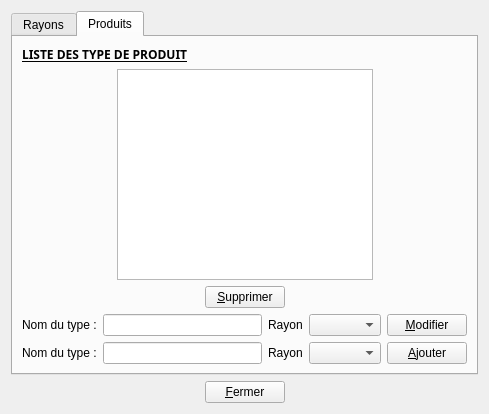
<?xml version="1.0" encoding="UTF-8"?>
<ui version="4.0">
 <class>gestion</class>
 <widget class="QDialog" name="gestion">
  <property name="geometry">
   <rect>
    <x>0</x>
    <y>0</y>
    <width>489</width>
    <height>414</height>
   </rect>
  </property>
  <property name="windowTitle">
   <string>Gestion des rayons et des produits</string>
  </property>
  <layout class="QVBoxLayout" name="verticalLayout_6">
   <item>
    <widget class="QTabWidget" name="tabWidget">
     <property name="currentIndex">
      <number>1</number>
     </property>
     <widget class="QWidget" name="tab">
      <attribute name="title">
       <string>Rayons</string>
      </attribute>
      <layout class="QVBoxLayout" name="verticalLayout_5">
       <item>
        <widget class="QLabel" name="label_2">
         <property name="enabled">
          <bool>true</bool>
         </property>
         <property name="palette">
          <palette>
           <active>
            <colorrole role="WindowText">
             <brush brushstyle="SolidPattern">
              <color alpha="255">
               <red>0</red>
               <green>0</green>
               <blue>0</blue>
              </color>
             </brush>
            </colorrole>
            <colorrole role="Button">
             <brush brushstyle="SolidPattern">
              <color alpha="255">
               <red>237</red>
               <green>0</green>
               <blue>4</blue>
              </color>
             </brush>
            </colorrole>
            <colorrole role="Light">
             <brush brushstyle="SolidPattern">
              <color alpha="255">
               <red>255</red>
               <green>100</green>
               <blue>103</blue>
              </color>
             </brush>
            </colorrole>
            <colorrole role="Midlight">
             <brush brushstyle="SolidPattern">
              <color alpha="255">
               <red>246</red>
               <green>50</green>
               <blue>53</blue>
              </color>
             </brush>
            </colorrole>
            <colorrole role="Dark">
             <brush brushstyle="SolidPattern">
              <color alpha="255">
               <red>118</red>
               <green>0</green>
               <blue>2</blue>
              </color>
             </brush>
            </colorrole>
            <colorrole role="Mid">
             <brush brushstyle="SolidPattern">
              <color alpha="255">
               <red>158</red>
               <green>0</green>
               <blue>2</blue>
              </color>
             </brush>
            </colorrole>
            <colorrole role="Text">
             <brush brushstyle="SolidPattern">
              <color alpha="255">
               <red>0</red>
               <green>0</green>
               <blue>0</blue>
              </color>
             </brush>
            </colorrole>
            <colorrole role="BrightText">
             <brush brushstyle="SolidPattern">
              <color alpha="255">
               <red>255</red>
               <green>255</green>
               <blue>255</blue>
              </color>
             </brush>
            </colorrole>
            <colorrole role="ButtonText">
             <brush brushstyle="SolidPattern">
              <color alpha="255">
               <red>0</red>
               <green>0</green>
               <blue>0</blue>
              </color>
             </brush>
            </colorrole>
            <colorrole role="Base">
             <brush brushstyle="SolidPattern">
              <color alpha="255">
               <red>255</red>
               <green>255</green>
               <blue>255</blue>
              </color>
             </brush>
            </colorrole>
            <colorrole role="Window">
             <brush brushstyle="SolidPattern">
              <color alpha="255">
               <red>237</red>
               <green>0</green>
               <blue>4</blue>
              </color>
             </brush>
            </colorrole>
            <colorrole role="Shadow">
             <brush brushstyle="SolidPattern">
              <color alpha="255">
               <red>0</red>
               <green>0</green>
               <blue>0</blue>
              </color>
             </brush>
            </colorrole>
            <colorrole role="AlternateBase">
             <brush brushstyle="SolidPattern">
              <color alpha="255">
               <red>246</red>
               <green>127</green>
               <blue>129</blue>
              </color>
             </brush>
            </colorrole>
            <colorrole role="ToolTipBase">
             <brush brushstyle="SolidPattern">
              <color alpha="255">
               <red>255</red>
               <green>255</green>
               <blue>220</blue>
              </color>
             </brush>
            </colorrole>
            <colorrole role="ToolTipText">
             <brush brushstyle="SolidPattern">
              <color alpha="255">
               <red>0</red>
               <green>0</green>
               <blue>0</blue>
              </color>
             </brush>
            </colorrole>
           </active>
           <inactive>
            <colorrole role="WindowText">
             <brush brushstyle="SolidPattern">
              <color alpha="255">
               <red>0</red>
               <green>0</green>
               <blue>0</blue>
              </color>
             </brush>
            </colorrole>
            <colorrole role="Button">
             <brush brushstyle="SolidPattern">
              <color alpha="255">
               <red>237</red>
               <green>0</green>
               <blue>4</blue>
              </color>
             </brush>
            </colorrole>
            <colorrole role="Light">
             <brush brushstyle="SolidPattern">
              <color alpha="255">
               <red>255</red>
               <green>100</green>
               <blue>103</blue>
              </color>
             </brush>
            </colorrole>
            <colorrole role="Midlight">
             <brush brushstyle="SolidPattern">
              <color alpha="255">
               <red>246</red>
               <green>50</green>
               <blue>53</blue>
              </color>
             </brush>
            </colorrole>
            <colorrole role="Dark">
             <brush brushstyle="SolidPattern">
              <color alpha="255">
               <red>118</red>
               <green>0</green>
               <blue>2</blue>
              </color>
             </brush>
            </colorrole>
            <colorrole role="Mid">
             <brush brushstyle="SolidPattern">
              <color alpha="255">
               <red>158</red>
               <green>0</green>
               <blue>2</blue>
              </color>
             </brush>
            </colorrole>
            <colorrole role="Text">
             <brush brushstyle="SolidPattern">
              <color alpha="255">
               <red>0</red>
               <green>0</green>
               <blue>0</blue>
              </color>
             </brush>
            </colorrole>
            <colorrole role="BrightText">
             <brush brushstyle="SolidPattern">
              <color alpha="255">
               <red>255</red>
               <green>255</green>
               <blue>255</blue>
              </color>
             </brush>
            </colorrole>
            <colorrole role="ButtonText">
             <brush brushstyle="SolidPattern">
              <color alpha="255">
               <red>0</red>
               <green>0</green>
               <blue>0</blue>
              </color>
             </brush>
            </colorrole>
            <colorrole role="Base">
             <brush brushstyle="SolidPattern">
              <color alpha="255">
               <red>255</red>
               <green>255</green>
               <blue>255</blue>
              </color>
             </brush>
            </colorrole>
            <colorrole role="Window">
             <brush brushstyle="SolidPattern">
              <color alpha="255">
               <red>237</red>
               <green>0</green>
               <blue>4</blue>
              </color>
             </brush>
            </colorrole>
            <colorrole role="Shadow">
             <brush brushstyle="SolidPattern">
              <color alpha="255">
               <red>0</red>
               <green>0</green>
               <blue>0</blue>
              </color>
             </brush>
            </colorrole>
            <colorrole role="AlternateBase">
             <brush brushstyle="SolidPattern">
              <color alpha="255">
               <red>246</red>
               <green>127</green>
               <blue>129</blue>
              </color>
             </brush>
            </colorrole>
            <colorrole role="ToolTipBase">
             <brush brushstyle="SolidPattern">
              <color alpha="255">
               <red>255</red>
               <green>255</green>
               <blue>220</blue>
              </color>
             </brush>
            </colorrole>
            <colorrole role="ToolTipText">
             <brush brushstyle="SolidPattern">
              <color alpha="255">
               <red>0</red>
               <green>0</green>
               <blue>0</blue>
              </color>
             </brush>
            </colorrole>
           </inactive>
           <disabled>
            <colorrole role="WindowText">
             <brush brushstyle="SolidPattern">
              <color alpha="255">
               <red>118</red>
               <green>0</green>
               <blue>2</blue>
              </color>
             </brush>
            </colorrole>
            <colorrole role="Button">
             <brush brushstyle="SolidPattern">
              <color alpha="255">
               <red>237</red>
               <green>0</green>
               <blue>4</blue>
              </color>
             </brush>
            </colorrole>
            <colorrole role="Light">
             <brush brushstyle="SolidPattern">
              <color alpha="255">
               <red>255</red>
               <green>100</green>
               <blue>103</blue>
              </color>
             </brush>
            </colorrole>
            <colorrole role="Midlight">
             <brush brushstyle="SolidPattern">
              <color alpha="255">
               <red>246</red>
               <green>50</green>
               <blue>53</blue>
              </color>
             </brush>
            </colorrole>
            <colorrole role="Dark">
             <brush brushstyle="SolidPattern">
              <color alpha="255">
               <red>118</red>
               <green>0</green>
               <blue>2</blue>
              </color>
             </brush>
            </colorrole>
            <colorrole role="Mid">
             <brush brushstyle="SolidPattern">
              <color alpha="255">
               <red>158</red>
               <green>0</green>
               <blue>2</blue>
              </color>
             </brush>
            </colorrole>
            <colorrole role="Text">
             <brush brushstyle="SolidPattern">
              <color alpha="255">
               <red>118</red>
               <green>0</green>
               <blue>2</blue>
              </color>
             </brush>
            </colorrole>
            <colorrole role="BrightText">
             <brush brushstyle="SolidPattern">
              <color alpha="255">
               <red>255</red>
               <green>255</green>
               <blue>255</blue>
              </color>
             </brush>
            </colorrole>
            <colorrole role="ButtonText">
             <brush brushstyle="SolidPattern">
              <color alpha="255">
               <red>118</red>
               <green>0</green>
               <blue>2</blue>
              </color>
             </brush>
            </colorrole>
            <colorrole role="Base">
             <brush brushstyle="SolidPattern">
              <color alpha="255">
               <red>237</red>
               <green>0</green>
               <blue>4</blue>
              </color>
             </brush>
            </colorrole>
            <colorrole role="Window">
             <brush brushstyle="SolidPattern">
              <color alpha="255">
               <red>237</red>
               <green>0</green>
               <blue>4</blue>
              </color>
             </brush>
            </colorrole>
            <colorrole role="Shadow">
             <brush brushstyle="SolidPattern">
              <color alpha="255">
               <red>0</red>
               <green>0</green>
               <blue>0</blue>
              </color>
             </brush>
            </colorrole>
            <colorrole role="AlternateBase">
             <brush brushstyle="SolidPattern">
              <color alpha="255">
               <red>237</red>
               <green>0</green>
               <blue>4</blue>
              </color>
             </brush>
            </colorrole>
            <colorrole role="ToolTipBase">
             <brush brushstyle="SolidPattern">
              <color alpha="255">
               <red>255</red>
               <green>255</green>
               <blue>220</blue>
              </color>
             </brush>
            </colorrole>
            <colorrole role="ToolTipText">
             <brush brushstyle="SolidPattern">
              <color alpha="255">
               <red>0</red>
               <green>0</green>
               <blue>0</blue>
              </color>
             </brush>
            </colorrole>
           </disabled>
          </palette>
         </property>
         <property name="font">
          <font>
           <family>Yu Gothic UI Semibold</family>
           <weight>75</weight>
           <bold>true</bold>
           <underline>true</underline>
          </font>
         </property>
         <property name="lineWidth">
          <number>1</number>
         </property>
         <property name="text">
          <string>LISTE DES RAYONS</string>
         </property>
         <property name="textFormat">
          <enum>Qt::PlainText</enum>
         </property>
        </widget>
       </item>
       <item>
        <layout class="QHBoxLayout" name="horizontalLayout_3">
         <item>
          <spacer name="horizontalSpacer_6">
           <property name="orientation">
            <enum>Qt::Horizontal</enum>
           </property>
           <property name="sizeHint" stdset="0">
            <size>
             <width>40</width>
             <height>20</height>
            </size>
           </property>
          </spacer>
         </item>
         <item>
          <widget class="QTableView" name="tableViewRayons"/>
         </item>
         <item>
          <spacer name="horizontalSpacer_5">
           <property name="orientation">
            <enum>Qt::Horizontal</enum>
           </property>
           <property name="sizeHint" stdset="0">
            <size>
             <width>40</width>
             <height>20</height>
            </size>
           </property>
          </spacer>
         </item>
         <item>
          <layout class="QVBoxLayout" name="verticalLayout_4"/>
         </item>
        </layout>
       </item>
       <item>
        <layout class="QHBoxLayout" name="horizontalLayout_10">
         <item>
          <spacer name="horizontalSpacer_15">
           <property name="orientation">
            <enum>Qt::Horizontal</enum>
           </property>
           <property name="sizeHint" stdset="0">
            <size>
             <width>40</width>
             <height>20</height>
            </size>
           </property>
          </spacer>
         </item>
         <item>
          <spacer name="horizontalSpacer_16">
           <property name="orientation">
            <enum>Qt::Horizontal</enum>
           </property>
           <property name="sizeHint" stdset="0">
            <size>
             <width>40</width>
             <height>20</height>
            </size>
           </property>
          </spacer>
         </item>
         <item>
          <widget class="QPushButton" name="pushButtonSupprimerRayons">
           <property name="text">
            <string>&amp;Supprimer</string>
           </property>
          </widget>
         </item>
         <item>
          <spacer name="horizontalSpacer_17">
           <property name="orientation">
            <enum>Qt::Horizontal</enum>
           </property>
           <property name="sizeHint" stdset="0">
            <size>
             <width>40</width>
             <height>20</height>
            </size>
           </property>
          </spacer>
         </item>
         <item>
          <spacer name="horizontalSpacer_18">
           <property name="orientation">
            <enum>Qt::Horizontal</enum>
           </property>
           <property name="sizeHint" stdset="0">
            <size>
             <width>40</width>
             <height>20</height>
            </size>
           </property>
          </spacer>
         </item>
        </layout>
       </item>
       <item>
        <layout class="QHBoxLayout" name="horizontalLayout_7">
         <item>
          <widget class="QLabel" name="label_4">
           <property name="text">
            <string>Nom du rayon :</string>
           </property>
          </widget>
         </item>
         <item>
          <widget class="QLineEdit" name="lineEditModifRayons"/>
         </item>
         <item>
          <widget class="QPushButton" name="pushButtonModifierRayons">
           <property name="text">
            <string>&amp;Modifier</string>
           </property>
          </widget>
         </item>
        </layout>
       </item>
       <item>
        <layout class="QHBoxLayout" name="horizontalLayout_2">
         <item>
          <widget class="QLabel" name="labelNomRayon">
           <property name="text">
            <string>Nom du rayon :</string>
           </property>
          </widget>
         </item>
         <item>
          <widget class="QLineEdit" name="lineEditRayons"/>
         </item>
         <item>
          <widget class="QPushButton" name="pushButtonAddRayons">
           <property name="text">
            <string>&amp;Ajouter</string>
           </property>
          </widget>
         </item>
        </layout>
       </item>
      </layout>
     </widget>
     <widget class="QWidget" name="tab_2">
      <attribute name="title">
       <string>Produits</string>
      </attribute>
      <layout class="QVBoxLayout" name="verticalLayout_8">
       <item>
        <layout class="QVBoxLayout" name="verticalLayout_7">
         <item>
          <widget class="QLabel" name="label">
           <property name="font">
            <font>
             <family>Yu Gothic Light</family>
             <weight>75</weight>
             <bold>true</bold>
             <underline>true</underline>
            </font>
           </property>
           <property name="text">
            <string>LISTE DES TYPE DE PRODUIT</string>
           </property>
          </widget>
         </item>
         <item>
          <layout class="QHBoxLayout" name="horizontalLayout">
           <item>
            <layout class="QVBoxLayout" name="verticalLayout_2">
             <item>
              <spacer name="horizontalSpacer_4">
               <property name="orientation">
                <enum>Qt::Horizontal</enum>
               </property>
               <property name="sizeHint" stdset="0">
                <size>
                 <width>40</width>
                 <height>20</height>
                </size>
               </property>
              </spacer>
             </item>
            </layout>
           </item>
           <item>
            <widget class="QTableView" name="tableViewProduits"/>
           </item>
           <item>
            <layout class="QVBoxLayout" name="verticalLayout_3">
             <item>
              <spacer name="horizontalSpacer_2">
               <property name="orientation">
                <enum>Qt::Horizontal</enum>
               </property>
               <property name="sizeHint" stdset="0">
                <size>
                 <width>40</width>
                 <height>20</height>
                </size>
               </property>
              </spacer>
             </item>
            </layout>
           </item>
           <item>
            <layout class="QVBoxLayout" name="verticalLayout"/>
           </item>
          </layout>
         </item>
        </layout>
       </item>
       <item>
        <layout class="QHBoxLayout" name="horizontalLayout_9">
         <item>
          <spacer name="horizontalSpacer">
           <property name="orientation">
            <enum>Qt::Horizontal</enum>
           </property>
           <property name="sizeHint" stdset="0">
            <size>
             <width>37</width>
             <height>17</height>
            </size>
           </property>
          </spacer>
         </item>
         <item>
          <spacer name="horizontalSpacer_8">
           <property name="orientation">
            <enum>Qt::Horizontal</enum>
           </property>
           <property name="sizeHint" stdset="0">
            <size>
             <width>40</width>
             <height>20</height>
            </size>
           </property>
          </spacer>
         </item>
         <item>
          <widget class="QPushButton" name="pushButtonSupprimerProduits">
           <property name="text">
            <string>&amp;Supprimer</string>
           </property>
          </widget>
         </item>
         <item>
          <spacer name="horizontalSpacer_7">
           <property name="orientation">
            <enum>Qt::Horizontal</enum>
           </property>
           <property name="sizeHint" stdset="0">
            <size>
             <width>40</width>
             <height>20</height>
            </size>
           </property>
          </spacer>
         </item>
         <item>
          <spacer name="horizontalSpacer_3">
           <property name="orientation">
            <enum>Qt::Horizontal</enum>
           </property>
           <property name="sizeHint" stdset="0">
            <size>
             <width>40</width>
             <height>20</height>
            </size>
           </property>
          </spacer>
         </item>
        </layout>
       </item>
       <item>
        <layout class="QHBoxLayout" name="horizontalLayout_6">
         <item>
          <widget class="QLabel" name="labelNomProdModif">
           <property name="text">
            <string>Nom du type :</string>
           </property>
          </widget>
         </item>
         <item>
          <widget class="QLineEdit" name="lineEditModifProd"/>
         </item>
         <item>
          <widget class="QLabel" name="label_3">
           <property name="text">
            <string>Rayon</string>
           </property>
          </widget>
         </item>
         <item>
          <widget class="QComboBox" name="comboBoxModif"/>
         </item>
         <item>
          <widget class="QPushButton" name="pushButtonModifierProd">
           <property name="text">
            <string>&amp;Modifier</string>
           </property>
          </widget>
         </item>
        </layout>
       </item>
       <item>
        <layout class="QHBoxLayout" name="horizontalLayout_5">
         <item>
          <widget class="QLabel" name="labelNomProd">
           <property name="text">
            <string>Nom du type :</string>
           </property>
          </widget>
         </item>
         <item>
          <widget class="QLineEdit" name="lineEditProduit"/>
         </item>
         <item>
          <layout class="QHBoxLayout" name="horizontalLayout_8">
           <item>
            <widget class="QLabel" name="labelTypeRayons">
             <property name="text">
              <string>Rayon</string>
             </property>
            </widget>
           </item>
           <item>
            <widget class="QComboBox" name="comboBox"/>
           </item>
           <item>
            <widget class="QPushButton" name="pushButtonAddProduit">
             <property name="text">
              <string>&amp;Ajouter</string>
             </property>
            </widget>
           </item>
          </layout>
         </item>
        </layout>
       </item>
      </layout>
     </widget>
    </widget>
   </item>
   <item>
    <layout class="QHBoxLayout" name="horizontalLayout_4">
     <item>
      <spacer name="horizontalSpacer_11">
       <property name="orientation">
        <enum>Qt::Horizontal</enum>
       </property>
       <property name="sizeHint" stdset="0">
        <size>
         <width>40</width>
         <height>20</height>
        </size>
       </property>
      </spacer>
     </item>
     <item>
      <spacer name="horizontalSpacer_9">
       <property name="orientation">
        <enum>Qt::Horizontal</enum>
       </property>
       <property name="sizeHint" stdset="0">
        <size>
         <width>40</width>
         <height>20</height>
        </size>
       </property>
      </spacer>
     </item>
     <item>
      <spacer name="horizontalSpacer_13">
       <property name="orientation">
        <enum>Qt::Horizontal</enum>
       </property>
       <property name="sizeHint" stdset="0">
        <size>
         <width>40</width>
         <height>20</height>
        </size>
       </property>
      </spacer>
     </item>
     <item>
      <widget class="QPushButton" name="pushButton">
       <property name="text">
        <string>&amp;Fermer</string>
       </property>
      </widget>
     </item>
     <item>
      <spacer name="horizontalSpacer_14">
       <property name="orientation">
        <enum>Qt::Horizontal</enum>
       </property>
       <property name="sizeHint" stdset="0">
        <size>
         <width>40</width>
         <height>20</height>
        </size>
       </property>
      </spacer>
     </item>
     <item>
      <spacer name="horizontalSpacer_10">
       <property name="orientation">
        <enum>Qt::Horizontal</enum>
       </property>
       <property name="sizeHint" stdset="0">
        <size>
         <width>40</width>
         <height>20</height>
        </size>
       </property>
      </spacer>
     </item>
     <item>
      <spacer name="horizontalSpacer_12">
       <property name="orientation">
        <enum>Qt::Horizontal</enum>
       </property>
       <property name="sizeHint" stdset="0">
        <size>
         <width>40</width>
         <height>20</height>
        </size>
       </property>
      </spacer>
     </item>
    </layout>
   </item>
  </layout>
 </widget>
 <resources/>
 <connections/>
</ui>
